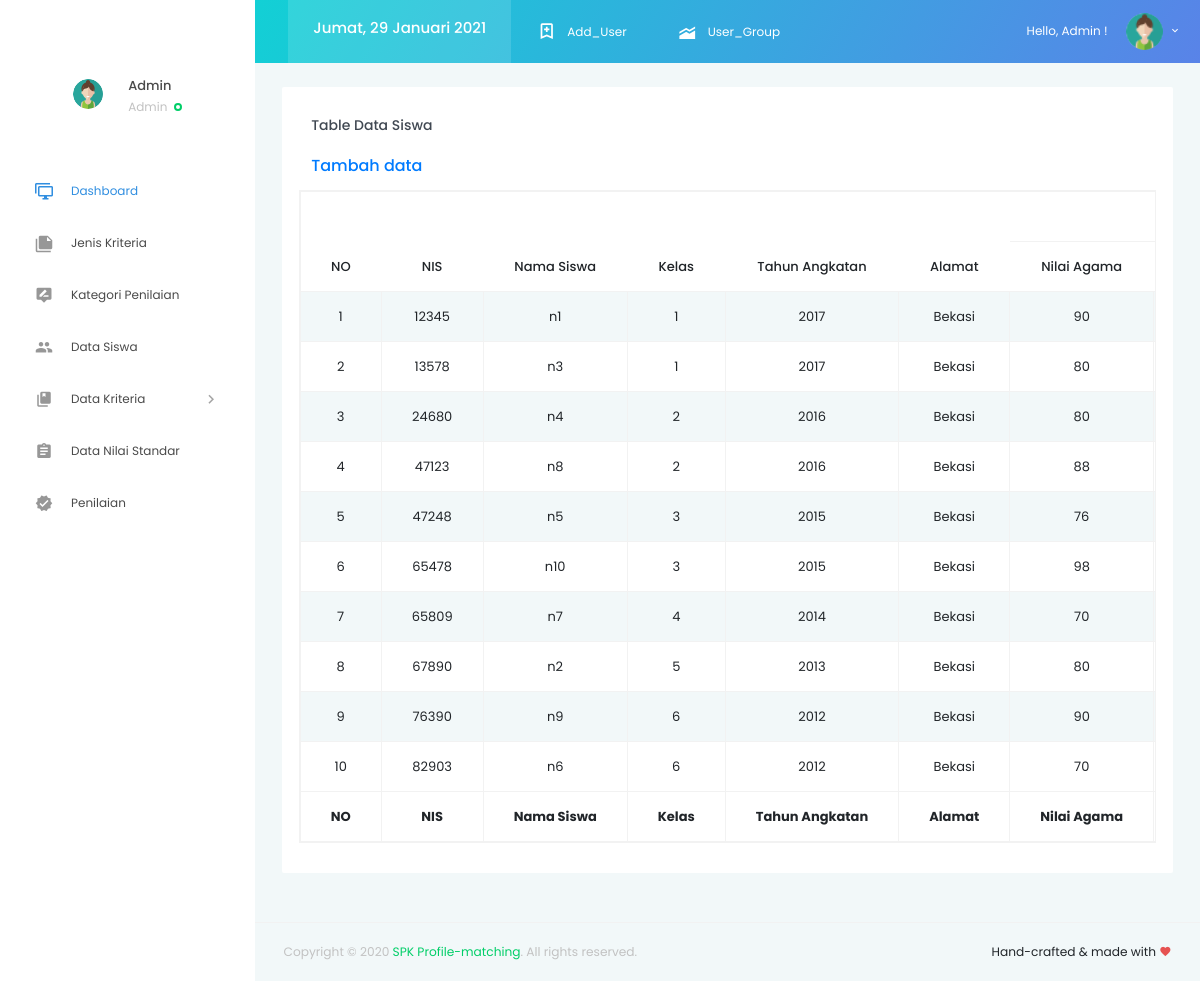
Page /data_siswa/index.php (signed in) on the committed database.
### tables this page shows
CREATE TABLE `data_siswa` (
  `nis` int(12) NOT NULL,
  `nama_siswa` char(50) NOT NULL,
  `kelas` varchar(5) NOT NULL,
  `tahun_angkatan` int(4) NOT NULL,
  `alamat` varchar(50) NOT NULL,
  `nilai_pengetahuan_agama_siswa` int(12) NOT NULL,
  `nilai_pengetahuan_pkn_siswa` int(12) NOT NULL,
  `nilai_pengetahuan_bindo_siswa` int(12) NOT NULL,
  `nilai_pengetahuan_ipa_siswa` int(12) NOT NULL,
  `nilai_pengetahuan_pjok_siswa` int(12) NOT NULL,
  `nilai_keterampilan_agama_siswa` int(12) NOT NULL,
  `nilai_keterampilan_pkn_siswa` int(12) NOT NULL,
  `nilai_keterampilan_bindo_siswa` int(12) NOT NULL,
  `nilai_keterampilan_ipa_siswa` int(12) NOT NULL,
  `nilai_keterampilan_pjok_siswa` int(12) NOT NULL,
  `nilai_karakter_siswa` int(12) NOT NULL,
  `nilai_eskul_siswa` int(12) NOT NULL
);

### data_siswa/index.php (the view, shortened to what this page needs)
<?php
if ($_SESSION['level'] == "") {
  header("location:../index.php?pesan=belum_login");
} else if ($_SESSION['level'] == "1") {
?>
  <!DOCTYPE html>
  <html lang="en">
  <head>
    <link rel="stylesheet" href="../vendors/iconfonts/mdi/css/materialdesignicons.min.css">
    <link rel="stylesheet" href="../vendors/css/vendor.bundle.base.css">
    <link rel="stylesheet" href="../vendors/css/vendor.bundle.addons.css">
    <link rel="stylesheet" href="../public/css/style.css">
  </head>
  <body>
    <div class="container-scroller">
      <?php require "../partials/_navbar.php"; ?>
      <div class="container-fluid page-body-wrapper">
        <?php require "../partials/_sidebar.php"; ?>
        <div class="main-panel">
          <div class="content-wrapper">
            <div class="row">
              <div class="col-lg-12 grid-margin stretch-card">
                <div class="card">
                  <div class="card-body">
                    <h4 class="card-title">Table Data Siswa</h4>
                    <h5 class="card-description">
                      <a href="input.php">Tambah data</a>
                    </h5>
                    <div class="m-form m-form--label-align-right m--margin-top-20 m--margin-bottom-30">
                      <div class="row">
                        <?php
                        if ($_SESSION['level'] == "1") {
                          $sql = 'SELECT * FROM data_siswa';
                        } else {
                          header('location:../error-404.php');
                        }
                        $query = mysqli_query($conn, $sql);
                        echo '<table id="example" class="table table-striped table-bordered table-responsive" style="width:100%">
                        <thead>
                        <tr>
                          <th rowspan="2">NO</th>
                          <th rowspan="2">NIS</th>
                          <th rowspan="2">Nama Siswa</th>
                          <th rowspan="2">Kelas</th>
                          <th rowspan="2">Tahun Angkatan</th>
                          <th rowspan="2">Alamat</th>
                          <th colspan="5">Pengetahuan</th>
                          <th colspan="5">Keterampilan</th>
                          <th rowspan="2">Nilai Karakter</th>
                          <th rowspan="2">Nilai Eskul</th>
                          <th rowspan="2">Action</th>
                        </tr>
                        <tr>
                            <th>Nilai Agama</th>
                            <th>Nilai PKN</th>
                            <th>Nilai B.Indonesia</th>
                            <th>Nilai IPA</th>
                            <th>Nilai PJOK</th>
                            <th>Nilai Agama</th>
                            <th>Nilai PKN</th>
                            <th>Nilai B.Indonesia</th>
                            <th>Nilai IPA</th>
                            <th>Nilai PJOK</th>
                        </tr>
                        </thead>
                        <tbody>';
                        $no = 1;
                        while ($row = mysqli_fetch_array($query)) {
                          echo "<tr>";
                          echo "<td>" . $no . "</td>";
                          echo "<td>" . $row['nis'] . "</td>";
                          echo "<td>" . $row['nama_siswa'] . "</td>";
                          echo "<td>" . $row['kelas'] . "</td>";
                          echo "<td>" . $row['tahun_angkatan'] . "</td>";
                          echo "<td>" . $row['alamat'] . "</td>";
                          echo "<td>" . $row['nilai_pengetahuan_agama_siswa'] . "</td>";
                          echo "<td>" . $row['nilai_pengetahuan_pkn_siswa'] . "</td>";
                          echo "<td align='center'><a href='form-edit.php?nis=$row[nis]'>Edit</a> | <a href='delete.php?nis=$row[nis]'>Delete</a></td></tr>";
                          $no++;
                        }
                        echo '
                        </tbody>
                        <tfoot>
                          <tr>
                            <th>NO</th>
                            <th>NIS</th>
                            <th>Nama Siswa</th>
                            <th>Kelas</th>
                            <th>Tahun Angkatan</th>
                            <th>Alamat</th>
                            <th>Nilai Agama</th>
                            <th>Nilai PKN</th>
                            <th>Nilai B.Indonesia</th>
                            <th>Nilai IPA</th>
                            <th>Nilai PJOK</th>
                            <th>Nilai Agama</th>
                            <th>Nilai PKN</th>
                            <th>Nilai B.Indonesia</th>
                            <th>Nilai IPA</th>
                            <th>Nilai PJOK</th>
                            <th>Nilai Karakter</th>
                            <th>Nilai Eskul</th>
                            <th>Action</th>
                          </tr>
                      </tfoot>
                      </table>';
                        ?>
                      </div>
                    </div>
                  </div>
                </div>
              </div>
            </div>
          </div>
          <?php require "../partials/_fotter.php"; ?>
        </div>
      </div>
    </div>
  </body>
<?php
} else {
  header("location:../error-404.php");
}
?>
  </html>

### data_siswa/index.php (style rules this page uses)
table { width: 100%; text-align: center; }

### rows in the picture
data_siswa: nis "12345", nama_siswa "n1", kelas "1", tahun_angkatan "2017", alamat "Bekasi", nilai_pengetahuan_agama_siswa "90"
data_siswa: nis "13578", nama_siswa "n3", kelas "1", tahun_angkatan "2017", alamat "Bekasi", nilai_pengetahuan_agama_siswa "80"
data_siswa: nis "24680", nama_siswa "n4", kelas "2", tahun_angkatan "2016", alamat "Bekasi", nilai_pengetahuan_agama_siswa "80"
data_siswa: nis "47123", nama_siswa "n8", kelas "2", tahun_angkatan "2016", alamat "Bekasi", nilai_pengetahuan_agama_siswa "88"
data_siswa: nis "47248", nama_siswa "n5", kelas "3", tahun_angkatan "2015", alamat "Bekasi", nilai_pengetahuan_agama_siswa "76"
data_siswa: nis "65478", nama_siswa "n10", kelas "3", tahun_angkatan "2015", alamat "Bekasi", nilai_pengetahuan_agama_siswa "98"
data_siswa: nis "65809", nama_siswa "n7", kelas "4", tahun_angkatan "2014", alamat "Bekasi", nilai_pengetahuan_agama_siswa "70"
data_siswa: nis "67890", nama_siswa "n2", kelas "5", tahun_angkatan "2013", alamat "Bekasi", nilai_pengetahuan_agama_siswa "80"
data_siswa: nis "76390", nama_siswa "n9", kelas "6", tahun_angkatan "2012", alamat "Bekasi", nilai_pengetahuan_agama_siswa "90"
data_siswa: nis "82903", nama_siswa "n6", kelas "6", tahun_angkatan "2012", alamat "Bekasi", nilai_pengetahuan_agama_siswa "70"

### other values in the picture
$_SESSION['nama_user'] "Admin"
$level[$leveluser] "Admin"
